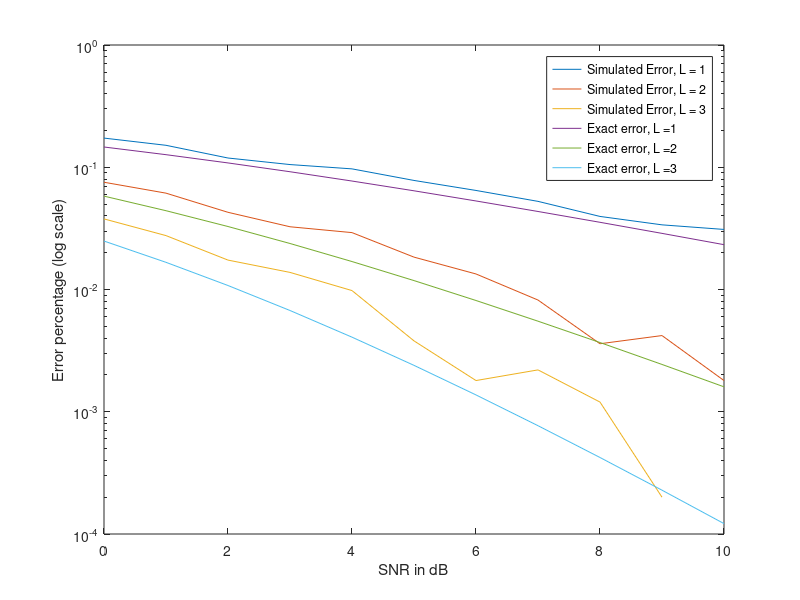

Recreate this plot in MATLAB.
%initialize variables, loop over 10 SNR values
L = 3;
M_train = 5;
M_c = 100;
w = zeros(M_train, L);
hhat_l = zeros(L);
fail = zeros(11, L);
probErrSim = zeros(11, L);
probErrExact = zeros(11,L);
probErrEst = zeros(11,L);

for SNRdb_1 = 1:11
SNRdb = SNRdb_1 - 1;
SNR = 10.^(SNRdb/10);

    %simulate 1000 trials of sending bit x and getting y at the Rx
    for trial = 1:5000
        %generate h_l
        h = 1/sqrt(2) * randn(L,1) + 1j/sqrt(2) * randn(L,1);
        %generate M_train noise values
        w = 1/sqrt(2) * randn(L,M_train) + 1j/sqrt(2) * randn(L,M_train);
        %calculate h(hat)_l using MMSE
        sum = 0;
        for m = 1:M_train
            sum = sum + (sqrt(SNR)/(1 + M_train * sqrt(SNR))*(h * sqrt(SNR) + w(:,m)));
        end
        hhat_l = sum;

        %send x over the channel during the remaining time on the coherence
        %interval
        x = sqrt(SNR)*((-1)^randi([0 1]));
        w = 1/sqrt(2) * randn(L,1) + 1j/sqrt(2) * randn(L,1);
        y = h * x + w;

        %ML detection, determines whether the projection of magnitude h(hat) * value of y 
        %onto the real line is closer to x or the complementary BPSK value of x 
        for l = 1:L
            h_temp = hhat_l(1:l);
            y_temp = y(1:l);
            decider = real(((h_temp')*y_temp)/norm(h_temp));
            if (abs(decider - x) > abs(decider - (-1 * x))) 
                fail(SNRdb_1, l) = fail(SNRdb_1, l) + 1;
            end
            %calculate the error rate
            probErrSim(SNRdb_1, l) = (fail(SNRdb_1,l)/trial);
        end
    end

    %exact error probablity for each L
    mu = sqrt(SNR/(1 + SNR));
    for l_temp = 1:L
        sum = 0; % reset the summation over l for each L
        for l = 0:(l_temp - 1)
           sum = sum + (((1 - mu)/2))^l_temp * nchoosek(l_temp - 1 + l, l) * ((1 + mu)/2)^l;
           probErrExact(SNRdb_1,l_temp) = sum;
        end
    end
    
end

SNRdb = transpose(0:10);
semilogy(SNRdb,probErrSim);
hold on 
semilogy(SNRdb,probErrExact);
hold off
legend('Simulated Error, L = 1', 'Simulated Error, L = 2', 'Simulated Error, L = 3', ... 
'Exact error, L =1', 'Exact error, L =2', 'Exact error, L =3');
xlabel('SNR in dB')
ylabel('Error percentage (log scale)')